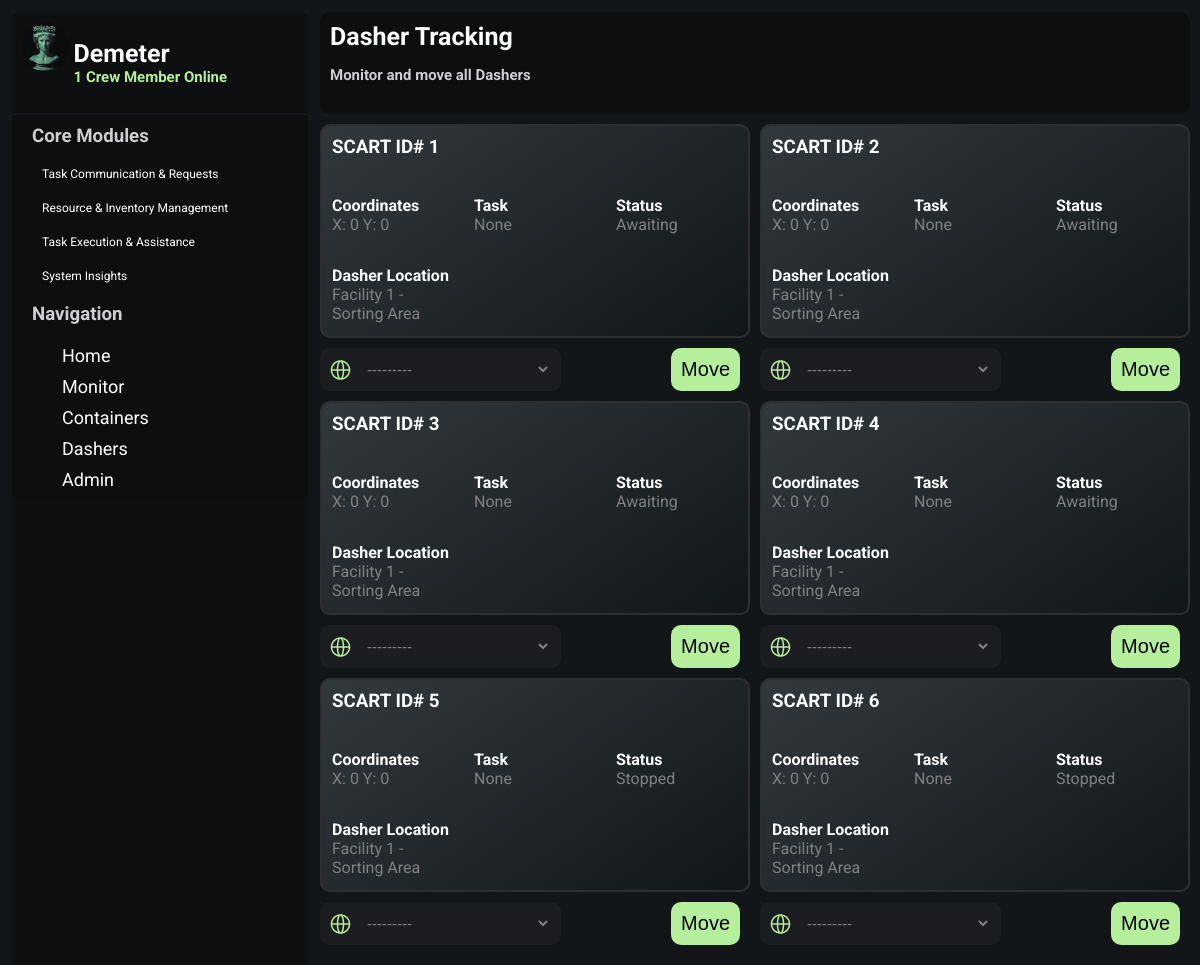
Page /storage/ on the earlier database version.
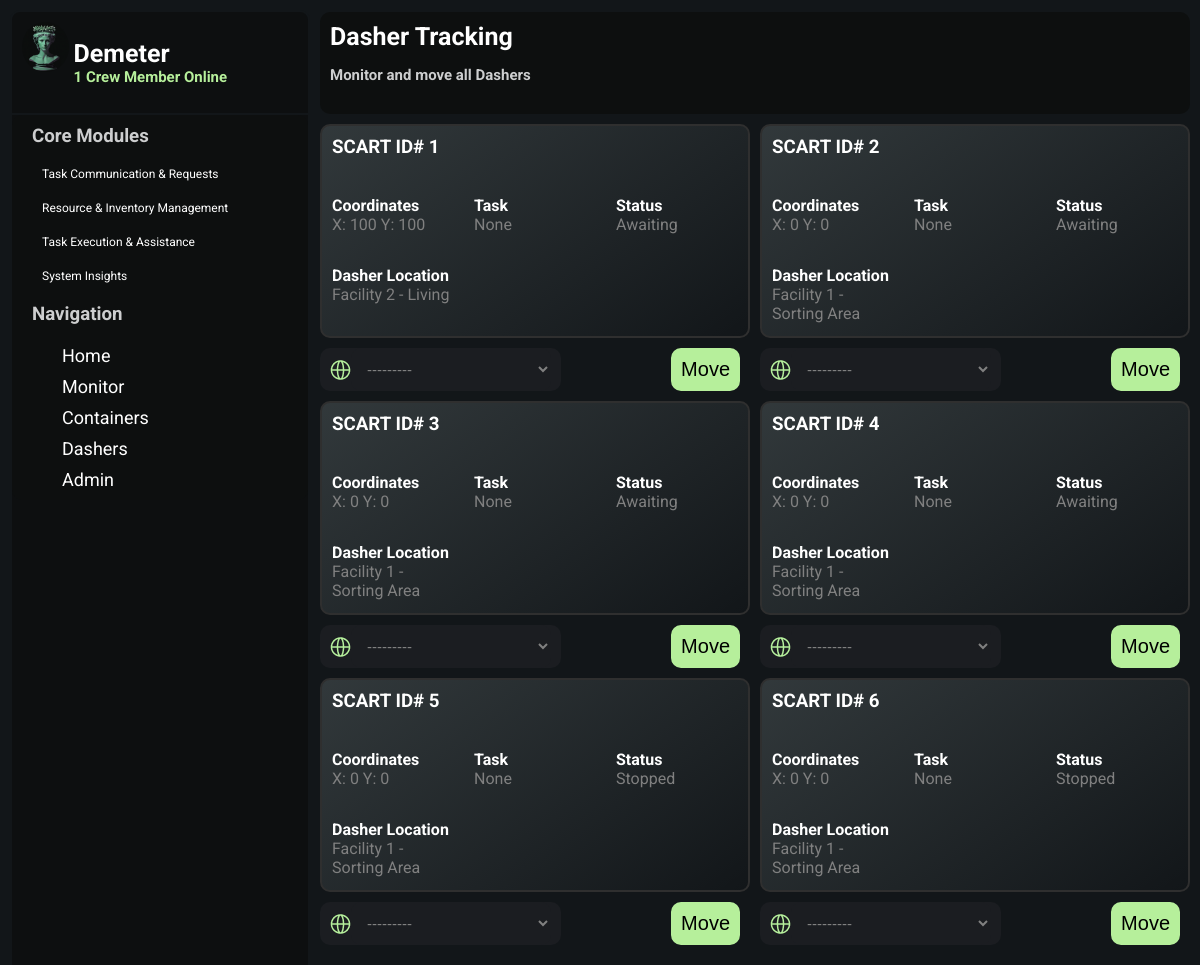
Same page on the later database version.
### storage/models.py (models this page shows, shortened)
class Dasher(models.Model):
    rationHeld = models.ForeignKey(TypeRation,
        on_delete=models.PROTECT,
        null=True,
        blank=True,
    )
    locationX = models.IntegerField(default=0)
    locationY = models.IntegerField(default=0)
    location = models.ForeignKey(Facility,
        on_delete=models.PROTECT,
        null=True,
        blank=True,
    )
    dasherID = models.AutoField(primary_key=True)
    STATUS= [
        ("Stopped","Stopped"),
        ("In-Progress","In-Progress"),
    ]
    status = models.CharField(max_length=64,default="Stopped",choices=STATUS)

### container/models.py (models this page shows)
class Facility(models.Model):
    facilityID = models.AutoField(primary_key=True,)
    locationX = models.IntegerField(default=0)
    locationY = models.IntegerField(default=0)
    FACILITIES = [
        ("Storage","Storage"),
        ("Living","Living"),
        ("Sorting Area","Sorting Area"),
        ("Other","Other"),
    ]
    typeFacility = models.CharField(
        max_length=64,
        default="Storage",
        choices=FACILITIES,
        null=False,
        blank=False,
        )
    def __str__(self):
        return f"Facility {self.facilityID} - {self.typeFacility}"

### storage/views.py (the view)
# urls.py: path("",views.dashers, name="dashers"),
def dashers(request):
    facilities = Facility #.objects.all()
    dashers = Dasher.objects.all()
    if request.method == 'POST':
        form = DasherMoveForm(request.POST)
        if form.is_valid():
            dasherID = request.POST.get('dasher')
            dasher = Dasher.objects.get(dasherID=dasherID)
            location = form.cleaned_data['location']
            try:
                facility = facilities.objects.get(facilityID=location.facilityID)
            except facilities.DoesNotExist:
                facility = None
            dasher.locationX = facility.locationX
            dasher.locationY = facility.locationY
            dasher.location = facility
            dasher.save()
    else:
        form = DasherMoveForm
    return render(request, "storage/dashers.html",{
        "dashers":dashers,
        "form":form,
    })

### storage/templates/storage/dashers.html (shortened to what this page needs)
{% extends 'inhabitant/base.html' %}
{% block body %}
{% load static %}
<link rel="stylesheet" type="text/css" href="{% static 'css/dasher.css' %}">
<div class="top-div">
    <h1 class="header">Dasher Tracking
        <p>Monitor and move all Dashers</p>
    </h1>
</div>
<div class="all-dashers-grid">
{% for dasher in dashers %}
    <div class="dasher-container">
        <div class="dasher-wrapper">
            <h3 class="dasher-header">SCART ID# {{ dasher.dasherID }}</h3>
            <div class="dasher-subsection">
                <h4>Coordinates</h4>
                <p>X: {{ dasher.locationX}} Y: {{ dasher.locationY }}</p>
            </div>
            <div class="dasher-subsection">
                <h4>Task</h4>
                <p>None</p>
            </div>
            <div class="dasher-subsection">
                <h4>Status</h4>
                <p>{{ dasher.status }}</p>
            </div>
            <div class="dasher-subsection">
                <h4>Dasher Location</h4>
                <p>{{ dasher.location }}</p>
            </div>
        </div>
        <div class="dasher-subsection-form">
            <form class="dasher-mover-form" action="" method="post">
                <div>
                    <img alt="location" src="{% static 'img/location-icon.png' %}">
                    {{ form.as_p  }}
                </div>
                <button type="submit">Move</button>
            </form>
        </div>
    </div>
    {% endfor %}
</div>
{% endblock %}

Differences in the rows shown:
changed Dasher id 1: locationX "0" → "100"; locationY "0" → "100"; location "Facility 1 - Sorting Area" → "Facility 2 - Living"
